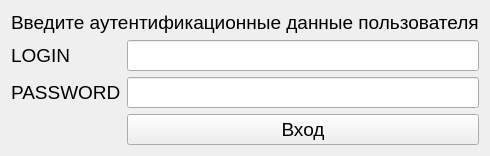
<?xml version="1.0" encoding="UTF-8"?>
<ui version="4.0">
 <class>setGranten</class>
 <widget class="QWidget" name="setGranten">
  <property name="geometry">
   <rect>
    <x>0</x>
    <y>0</y>
    <width>485</width>
    <height>149</height>
   </rect>
  </property>
  <property name="windowTitle">
   <string>Form</string>
  </property>
  <property name="styleSheet">
   <string notr="true"/>
  </property>
  <layout class="QFormLayout" name="formLayout_2">
   <item row="0" column="0" colspan="2">
    <widget class="QLabel" name="label_3">
     <property name="font">
      <font>
       <pointsize>14</pointsize>
      </font>
     </property>
     <property name="text">
      <string>Введите аутентификационные данные пользователя</string>
     </property>
    </widget>
   </item>
   <item row="1" column="0">
    <widget class="QLabel" name="label">
     <property name="font">
      <font>
       <pointsize>14</pointsize>
      </font>
     </property>
     <property name="text">
      <string>LOGIN</string>
     </property>
    </widget>
   </item>
   <item row="1" column="1">
    <widget class="QLineEdit" name="lineEdit">
     <property name="font">
      <font>
       <pointsize>14</pointsize>
      </font>
     </property>
    </widget>
   </item>
   <item row="2" column="0">
    <widget class="QLabel" name="label_2">
     <property name="font">
      <font>
       <pointsize>14</pointsize>
      </font>
     </property>
     <property name="text">
      <string>PASSWORD</string>
     </property>
    </widget>
   </item>
   <item row="2" column="1">
    <widget class="QLineEdit" name="lineEdit_2">
     <property name="font">
      <font>
       <pointsize>14</pointsize>
      </font>
     </property>
     <property name="echoMode">
      <enum>QLineEdit::Password</enum>
     </property>
    </widget>
   </item>
   <item row="3" column="1">
    <widget class="QPushButton" name="pushButton">
     <property name="font">
      <font>
       <pointsize>14</pointsize>
      </font>
     </property>
     <property name="text">
      <string>Вход</string>
     </property>
    </widget>
   </item>
  </layout>
 </widget>
 <resources/>
 <connections/>
</ui>
